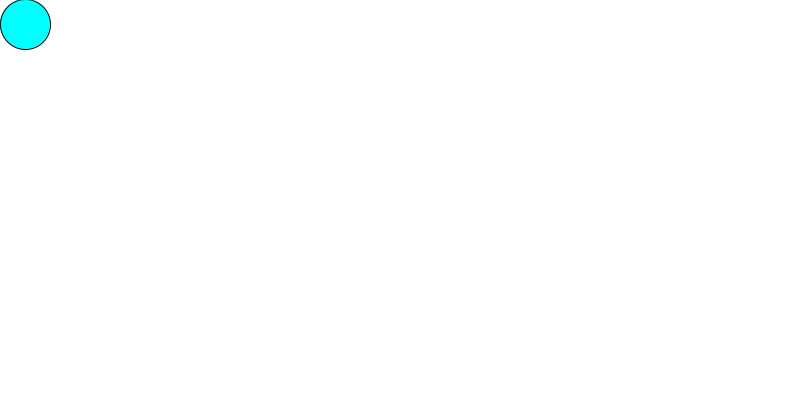
Frame 1 (no input)
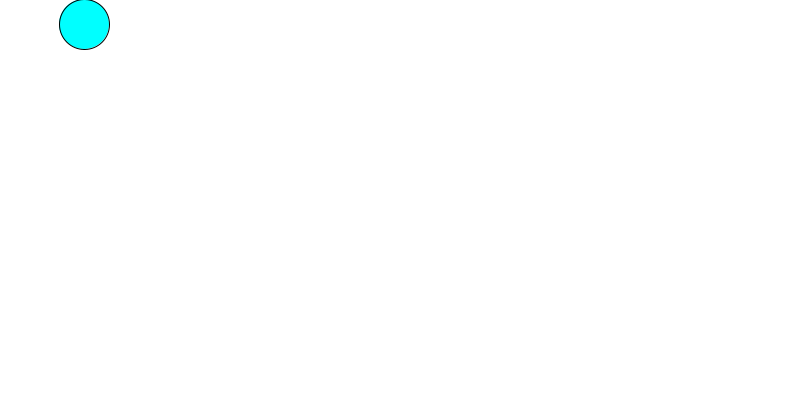
Frame 60 (the mouse pressed at the canvas centre just before this capture)
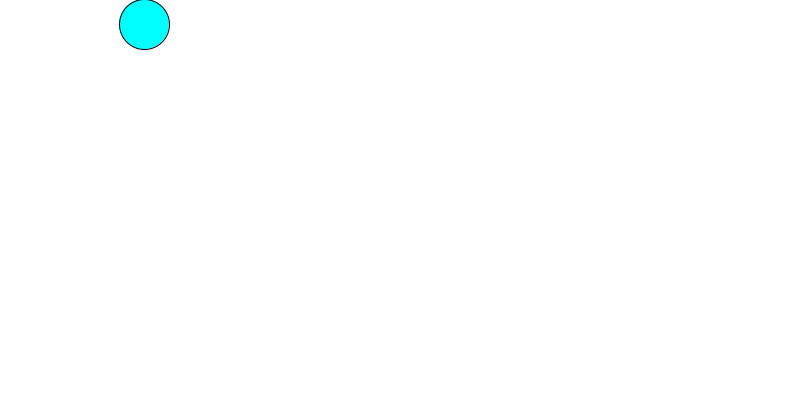
Frame 120 (the mouse held since frame 60 and released just before this capture)

The Processing sketch that drew these frames (run headless with seeded random() and noise(); from frame 60 on, the mouse is pressed at the canvas centre):

// Processing sketch: processing_70437
// ── processing_70437.pde

int x=25;
int y=24;
int bandera=1;
int bandera1=1;

void setup () {
size (800,400);
smooth();
fill (0,255,255);
}
void draw () {
  background (255);
ellipse(x,y,50,50);
if(x<= width-25){
  if(bandera==1){
  x=x+1;
}
}
//aqui la pelota ya se fue a la derecha
else{
bandera=0;
}
if( bandera==0) {
  y=y+1;
  if (y==375){
  bandera=2;
}
}
//aqui la pelota ya bajo

if(bandera==2){
  x=x-1;
  if(x==25){
    bandera=3;
    }
  }
  //aqui la pelota ya se fue a la izquierda
if(bandera==3){
  y=y-1;
  if(y==25){
    bandera=4;
    }
  }
if(bandera==4){
  x=x+1;
  if(x==25){
    bandera=5;
    }
  }
}
